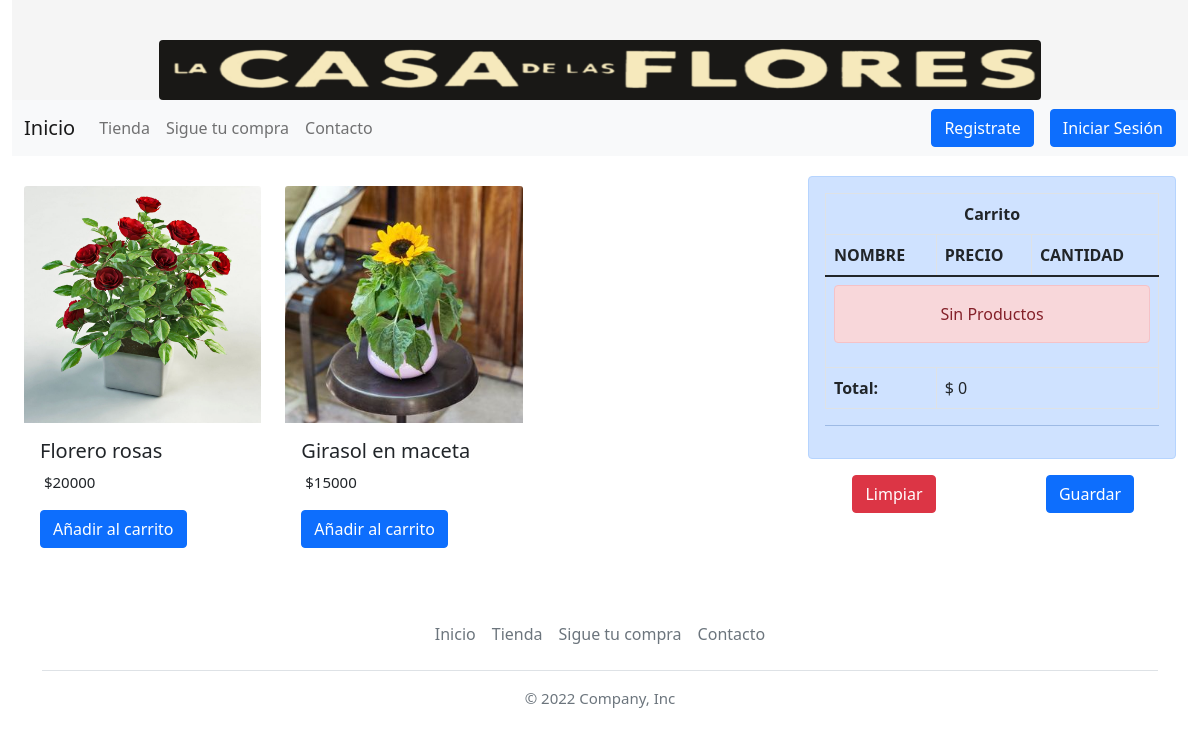
Page /tienda/ on the earlier database version.
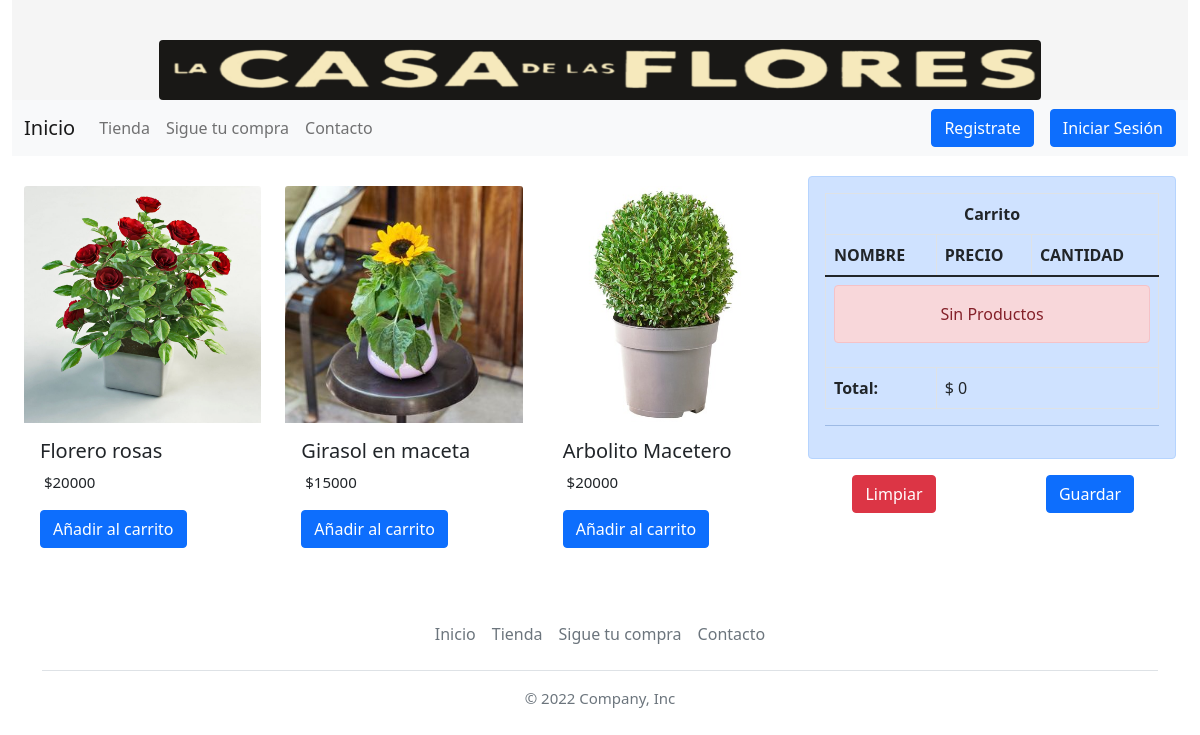
Same page on the later database version.
### Tienda/models.py (models this page shows, shortened)
class Producto(models.Model):
    nombre = models.CharField(max_length= 50)
    categorias = models.ForeignKey(CategoriaProd, on_delete=models.CASCADE)
    imagen = models.ImageField(upload_to="tienda", null= True, blank= True)
    precio = models.IntegerField()
    disponibilidad = models.BooleanField(default=True)
    created = models.DateTimeField(auto_now_add=True)
    updated = models.DateTimeField(auto_now_add=True)
    class Meta:
        verbose_name = "Producto"
        verbose_name = "Productos"

### Tienda/views.py (the view)
# urls.py: path('tienda/', include('Tienda.urls')),
def tienda(request):
    productos = Producto.objects.all()
    return render(request, "tienda/tienda.html", {"productos": productos})

### Tienda/context_proccesor.py (called while the page is built)
def total_carrito(request):
    total2 = 0
    if "carrito" in request.session.keys():
        for key, value in request.session["carrito"].items():
            total2 += int(value["acumulado"])
    return {"total_carrito": total2}

def totalDescuento(request):
    total = 0
    if request.user.is_authenticated:
        if "carrito" in request.session.keys():
            for key, value in request.session["carrito"].items():
                total += int(value["acumulado"] * 0.9)
    return {"totalDescuento": total}

### Tienda/templates/tienda/tienda.html (shortened to what this page needs)
{% extends 'ProyectoWebApp/base.html' %}
 {% load static %}
 {% block content %}
 <div class="container-fluid">
    <div class="row">
        <div class="col-8">
            <div class="row" style="padding: 10px 0;">
                {% for producto in productos %}
                    <div class="card col-4 border-0">
                        <img src="{{producto.imagen.url}}" class="card-img-top m" alt="...">
                        <div class="card-body ">
                        <h5 class="card-title">{{producto.nombre}}</h5>
                        <p class="card-text">&nbsp;${{producto.precio}}</p>
                        <a href="{% url 'Add' producto.id %}" class="btn btn-primary">Añadir al carrito</a>
                        </div>
                    </div>
                {% endfor %}
            </div>
        </div>
        <div class="col-4">
            {% include "tienda/carrito.html" %}
        </div>
    </div>
</div>
 {% endblock %}

### ProyectoWebApp/templates/ProyectoWebApp/base.html (shortened to what this page needs)
<!DOCTYPE html>
<html lang="en">
<head>
    {% load static %}
    <link href="https://cdn.jsdelivr.net/npm/bootstrap@5.1.3/dist/css/bootstrap.min.css" rel="stylesheet"
>
    <link rel="stylesheet" href="{% static 'ProyectoWebApp/css/style.css' %}">
<body class="container-fluid">
    <header>
        <div class="logo">
            <img src="{% static 'ProyectoWebApp/img/icontitulo.png' %}" class="img-fluid rounded  w-75 mx-auto d-block"
                alt="la casa de las flores">
        </div>
    </header>
    <nav class="navbar navbar-expand-lg navbar-light bg-light" id="nav">
        <div class="container-fluid">
            <a class="navbar-brand" href="{% url 'Home' %}">Inicio</a>
            <div class="collapse navbar-collapse" id="navbarNavAltMarkup">
                <div class="navbar-nav">
                    <a class="nav-link {% if request.path == '/tienda' %}active{%endif%}" aria-current="page" href="{% url 'Tienda'%}">Tienda</a>
                    <a class="nav-link {% if request.path == '/tracking' %}active{%endif%}" href="{% url 'Seguimiento'%}">Sigue tu compra</a>
                    <a class="nav-link {% if request.path == '/contacto' %}active{%endif%}" href="{% url 'Contacto'%}">Contacto</a>
                </div>
            </div>
            <div class="d-grid gap-2 d-md-flex justify-content-md-end">
                {% if user.is_authenticated%}
                    <a href="#"><button class="btn btn-primary me-md-2"
                    type="button">{{ user.username }}</button></a>
                    <a href="{% url 'logout' %}"><button class="btn btn-primary"
                    type="button">Cerrar sesión</button></a>
                {% else %}
                <a class="{% if request.path == '/registro' %}active{%endif%}" href="{% url 'Registro' %}"><button class="btn btn-primary me-md-2"
                        type="button">Registrate</button></a>
                <a class="{% if request.path == '/login' %}active{%endif%}" href="{% url 'Login' %}"><button class="btn btn-primary"
                    type="button">Iniciar Sesión</button></a>
                {% endif %}
            </div>
        </div>
    </nav>
    {% block content%}
    {% endblock %}
    <div class="container">
        <footer class="py-3 my-4">
            <ul class="nav justify-content-center border-bottom pb-3 mb-3">
                <li class="nav-item"><a href="{% url 'Home' %}" class="nav-link px-2 text-muted">Inicio</a></li>
                <li class="nav-item"><a class="nav-link px-2 text-muted {% if request.path == '/tienda' %}active{%endif%}" href="{% url 'Tienda'%}">Tienda</a></li>
                <li class="nav-item"><a class="nav-link px-2 text-muted {% if request.path == '/tracking' %}active{%endif%}" href="{% url 'Seguimiento'%}">Sigue tu compra</a></li>
                <li class="nav-item"><a class="nav-link px-2 text-muted {% if request.path == '/contacto' %}active{%endif%}" href="{% url 'Contacto'%}">Contacto</a></li>
            </ul>
            <p class="text-center text-muted">&copy; 2022 Company, Inc</p>
        </footer>
    </div>
</body>
</html>

### Tienda/templates/tienda/carrito.html
<div class="alert alert-primary" role="alert">
    <table class="table table-bordered">
        <thead>
        <tr>
            <th scope="row"  colspan="3" class="text-center">Carrito</th>
        </tr>
        <tr>
            <th scope="col">NOMBRE</th>
            <th scope="col">PRECIO</th>
            <th scope="col">CANTIDAD</th>
        </tr>
        </thead>
        <tbody>
        {% if request.session.carrito.items %}
        {% for key, value in request.session.carrito.items %}
       <tr>
           <td>{{value.nombre}}</td>
           <td>{{value.precio}}</td>
           <td>{{value.acumulado}}
           <a href="{% url 'Add'  value.producto_id %}" class="badge btn btn-dark badge-dark">+</a>
           <a href="{% url 'Sub' value.producto_id %}" class="badge btn btn-dark badge-dark">-</a>
           </td>
       </tr>
        {% endfor %}
        {% else %}
        <tr>
            <td colspan="3">
                <div class="alert alert-danger text-center">Sin Productos</div>
            </td>
        </tr>
        {% endif %}
        <tr>
            {% if user.is_authenticated %}
                <th scope="row">Total: </th>
                <td colspan="2">$ {{totalDescuento}}-. Oferta 10% de descuento</td>
            {% else %}
                <th scope="row">Total: </th>
                <td colspan="2">$ {{total_carrito}}</td>
            {% endif %}
        </tr>
        </tbody>
    </table>
    <hr>
</div>
<div class="row text-center">
    <div class="col-6"><a href="{% url 'CLS' %}" class="btn btn-danger">Limpiar</a> </div>
    <div class="col-6"><a class="btn btn-primary {% if request.path == '/tracking' %}active{%endif%}" href="{% url 'Seguimiento'%}">Guardar</a> </div>
</div>

### ProyectoWebApp/static/ProyectoWebApp/css/style.css (style rules this page uses)
* { margin: 0; padding: 0; box-sizing: border-box; }
#nav { margin-bottom: 20px; }
p { font-size: 15px; }
.logo { background-color: #f5f5f5; min-height: 50px; padding-top: 40px; }

Differences in the rows shown:
added Producto: imagen (picture), nombre "Arbolito Macetero", precio "20000"
